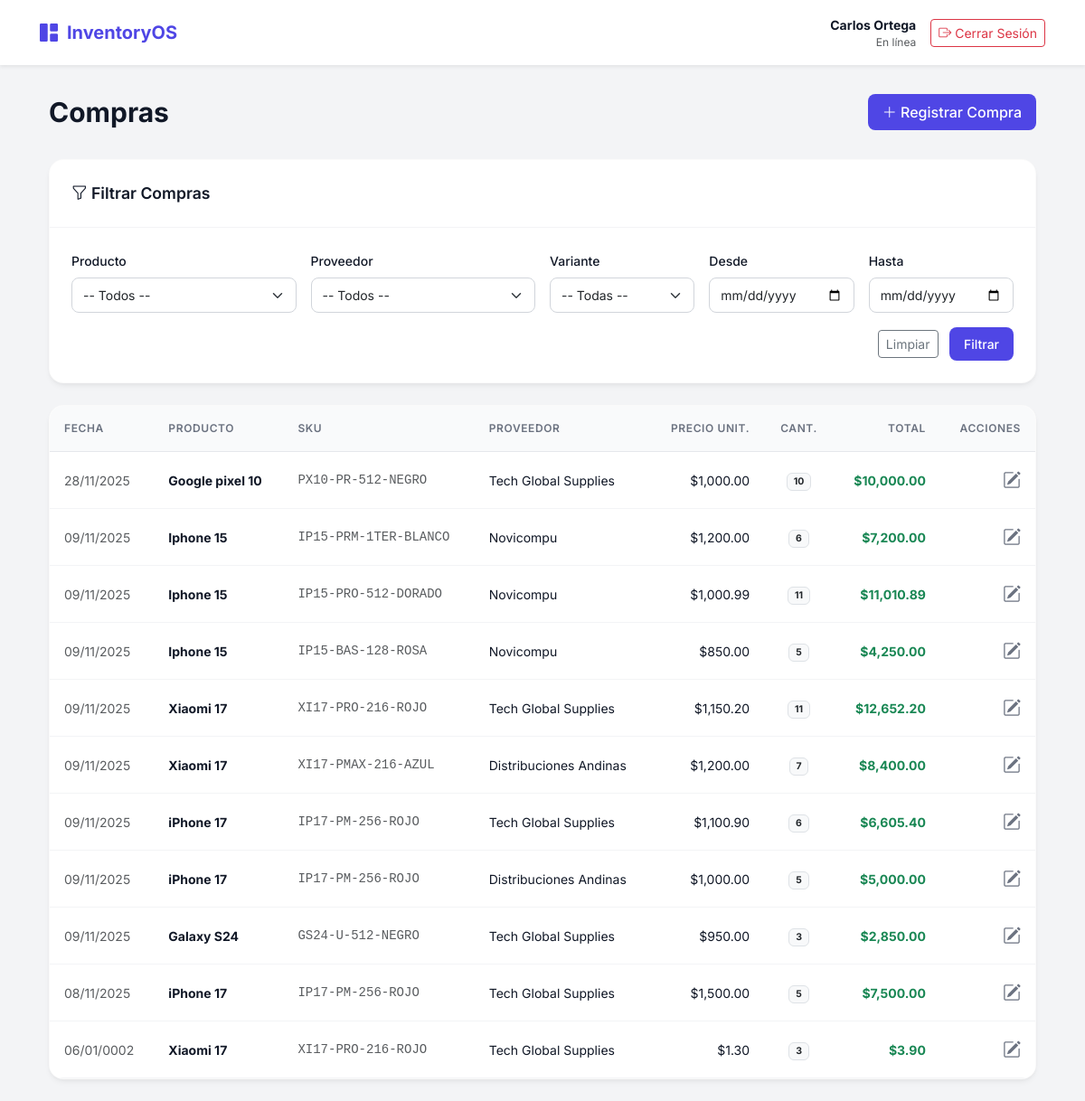
The app's page /create_modify_compra/listar_compra.php (signed in) with its own data.
### tables this page shows
CREATE TABLE `compras` (
  `id` int NOT NULL,
  `variante_id` int NOT NULL,
  `proveedor_id` int NOT NULL,
  `precio_unitario` decimal(10,2) NOT NULL,
  `cantidad` int NOT NULL,
  `fecha_compra` datetime NOT NULL DEFAULT CURRENT_TIMESTAMP
);

CREATE TABLE `productos` (
  `id` int NOT NULL,
  `nombre` varchar(150) NOT NULL,
  `marca_id` int NOT NULL,
  `descripcion` text
);

CREATE TABLE `variantes` (
  `id` int NOT NULL,
  `producto_id` int NOT NULL,
  `sku` varchar(100) NOT NULL,
  `precio` decimal(10,2) NOT NULL,
  `color_id` int DEFAULT NULL,
  `capacidad_id` int DEFAULT NULL,
  `modelo_id` int DEFAULT NULL
);

CREATE TABLE `proveedores` (
  `id` int NOT NULL,
  `nombres` varchar(100) NOT NULL,
  `nombre_empresa` varchar(100) NOT NULL,
  `direccion` varchar(200) DEFAULT NULL,
  `ciudad` varchar(50) DEFAULT NULL,
  `pais` varchar(50) DEFAULT NULL,
  `email` varchar(100) DEFAULT NULL,
  `telefono` varchar(50) DEFAULT NULL,
  `ruta` varchar(255) DEFAULT NULL
);

### create_modify_compra/listar_compra.php (the view, shortened to what this page needs)
<?php
include("../connect.php");
$f_desde = $_GET['desde'] ?? '';
$f_hasta = $_GET['hasta'] ?? '';
$sql = "SELECT c.id, c.fecha_compra, c.precio_unitario, c.cantidad, (c.precio_unitario * c.cantidad) AS total,
        v.sku, p.nombre AS producto, pr.nombre_empresa AS proveedor
        FROM compras c
        JOIN variantes v ON v.id = c.variante_id
        JOIN productos p ON p.id = v.producto_id
        JOIN proveedores pr ON pr.id = c.proveedor_id";
$sql .= ' ORDER BY c.fecha_compra DESC';
$stmt = $conn->prepare($sql);
$stmt->execute();
$res = $stmt->get_result();
?>
<!DOCTYPE html>
<html lang="es">
<head>
    <link href="https://cdn.jsdelivr.net/npm/bootstrap@5.3.0/dist/css/bootstrap.min.css" rel="stylesheet">
    <link rel="stylesheet" href="https://cdn.jsdelivr.net/npm/bootstrap-icons@1.11.0/font/bootstrap-icons.css">
</head>
<body>
<?php include '../navbar.php'; ?>
<div class="container px-4">
    <div class="page-header">
        <h1 class="page-title">Compras</h1>
        <a href="agregar_compra.php" class="btn btn-primary-custom">
            <i class="bi bi-plus-lg"></i> Registrar Compra
        </a>
    </div>
    <div class="card-custom mb-4">
        <div class="card-header-custom">
            <i class="bi bi-funnel"></i> Filtrar Compras
        </div>
        <div class="p-4">
            <form method="get" class="row g-3">
                <div class="col-md-3">
                    <label class="form-label">Producto</label>
                    <select name="producto_id" class="form-select">
                        <option value="">-- Todos --</option>
                    </select>
                </div>
                <div class="col-md-3">
                    <label class="form-label">Proveedor</label>
                    <select name="proveedor_id" class="form-select">
                        <option value="">-- Todos --</option>
                    </select>
                </div>
                <div class="col-md-2">
                    <label class="form-label">Variante</label>
                    <select name="variante_id" class="form-select">
                        <option value="">-- Todas --</option>
                    </select>
                </div>
                <div class="col-md-2">
                    <label class="form-label">Desde</label>
                    <input type="date" name="desde" class="form-control" value="<?php echo htmlspecialchars($f_desde); ?>">
                </div>
                <div class="col-md-2">
                    <label class="form-label">Hasta</label>
                    <input type="date" name="hasta" class="form-control" value="<?php echo htmlspecialchars($f_hasta); ?>">
                </div>
                <div class="col-12 text-end">
                    <a href="listar_compra.php" class="btn btn-outline-secondary btn-sm me-2">Limpiar</a>
                    <button type="submit" class="btn btn-primary-custom btn-sm">Filtrar</button>
                </div>
            </form>
        </div>
    </div>
    <div class="card-custom">
        <div class="table-responsive">
            <table class="table table-hover mb-0">
                <thead>
                    <tr>
                        <th>Fecha</th>
                        <th>Producto</th>
                        <th>SKU</th>
                        <th>Proveedor</th>
                        <th class="text-end">Precio Unit.</th>
                        <th class="text-center">Cant.</th>
                        <th class="text-end">Total</th>
                        <th class="text-end">Acciones</th>
                    </tr>
                </thead>
                <tbody>
                    <?php if($res && $res->num_rows>0): while($c=$res->fetch_assoc()): ?>
                    <tr>
                        <td class="text-muted"><?php echo date('d/m/Y', strtotime($c['fecha_compra'])); ?></td>
                        <td class="fw-bold"><?php echo htmlspecialchars($c['producto']); ?></td>
                        <td class="text-muted font-monospace small"><?php echo htmlspecialchars($c['sku']); ?></td>
                        <td><?php echo htmlspecialchars($c['proveedor']); ?></td>
                        <td class="text-end">$<?php echo number_format($c['precio_unitario'], 2); ?></td>
                        <td class="text-center"><span class="badge bg-light text-dark border"><?php echo $c['cantidad']; ?></span></td>
                        <td class="text-end fw-bold text-success">$<?php echo number_format($c['total'], 2); ?></td>
                        <td class="text-end">
                            <a href="editar_compra.php?id=<?php echo $c['id']; ?>" class="action-btn" title="Editar">
                                <i class="bi bi-pencil-square fs-5"></i>
                            </a>
                        </td>
                    </tr>
                    <?php endwhile; else: ?>
                    <tr><td colspan="8" class="text-center py-4 text-muted">Sin compras registradas</td></tr>
                    <?php endif; ?>
                </tbody>
            </table>
        </div>
    </div>
</div>
</body>
</html>

### navbar.php (shortened to what this page needs)
<?php
if (file_exists('connect.php')) {
    $home_link = 'principal.php';
    $logout_link = 'create_modify_user/logout.php';
} else {
    $home_link = '../principal.php';
    $logout_link = '../create_modify_user/logout.php';
}
?>
<nav class="navbar navbar-expand-lg navbar-light bg-white shadow-sm mb-4">
    <div class="container-fluid">
        <a class="navbar-brand fw-bold text-primary" href="<?php echo $home_link; ?>">
            <i class="bi bi-grid-1x2-fill"></i> InventoryOS
        </a>
        <div class="collapse navbar-collapse" id="navbarContent">
            <div class="d-flex align-items-center gap-3">
                <div class="text-end d-none d-md-block">
                    <div class="fw-bold small"><?php echo htmlspecialchars($_SESSION['nombre'] ?? 'Usuario'); ?></div>
                    <div class="text-muted" style="font-size: 0.75rem;">En línea</div>
                </div>
                <a href="<?php echo $logout_link; ?>" class="btn btn-outline-danger btn-sm">
                    <i class="bi bi-box-arrow-right"></i> Cerrar Sesión
                </a>
            </div>
        </div>
    </div>
</nav>

### create_modify_compra/listar_compra.php (style rules this page uses)
:root { --primary-color: #4f46e5; --bg-color: #f3f4f6; --card-bg: #ffffff; --text-main: #111827; --text-muted: #6b7280; }
body { background-color: var(--bg-color); font-family: 'Inter', sans-serif; color: var(--text-main); }
.navbar { background-color: var(--card-bg); box-shadow: 0 1px 3px 0 rgba(0, 0, 0, 0.1); padding: 1rem 2rem; }
.navbar-brand { font-weight: 700; color: var(--primary-color) !important; font-size: 1.25rem; display: flex; align-items: center; gap: 10px; }
.page-header { display: flex; justify-content: space-between; align-items: center; margin-bottom: 2rem; margin-top: 2rem; }
.page-title { font-size: 1.875rem; font-weight: 700; color: var(--text-main); margin: 0; }
.card-custom { background-color: var(--card-bg); border-radius: 16px; box-shadow: 0 4px 6px -1px rgba(0, 0, 0, 0.05), 0 2px 4px -1px rgba(0, 0, 0, 0.03); border: 1px solid rgba(0,0,0,0.02); overflow: hidden; margin-bottom: 1.5rem; }
.card-header-custom { padding: 1.5rem; border-bottom: 1px solid #f3f4f6; font-weight: 600; font-size: 1.1rem; }
.table thead th { background-color: #f9fafb; color: var(--text-muted); font-weight: 600; text-transform: uppercase; font-size: 0.75rem; letter-spacing: 0.05em; border-bottom: 1px solid #e5e7eb; padding: 1rem; }
.table tbody td { padding: 1rem; vertical-align: middle; border-bottom: 1px solid #f3f4f6; color: var(--text-main); font-size: 0.875rem; }
.btn-primary-custom { background-color: var(--primary-color); color: white; border: none; padding: 0.5rem 1rem; border-radius: 8px; font-weight: 500; transition: all 0.2s; }
.action-btn { color: var(--text-muted); transition: color 0.2s; }
.form-label { font-size: 0.875rem; font-weight: 500; color: var(--text-main); }
.form-control, .form-select { border-radius: 8px; border: 1px solid #d1d5db; padding: 0.5rem 0.75rem; font-size: 0.875rem; }

### records on screen
compras: fecha_compra "28/11/2025", productos.nombre "Google pixel 10", variante.sku "PX10-PR-512-NEGRO", proveedor.nombre_empresa "Tech Global Supplies", precio_unitario "1,000.00", cantidad "10", total "10,000.00"
compras: fecha_compra "09/11/2025", productos.nombre "Iphone 15", variante.sku "IP15-PRM-1TER-BLANCO", proveedor.nombre_empresa "Novicompu", precio_unitario "1,200.00", cantidad "6", total "7,200.00"
compras: fecha_compra "09/11/2025", productos.nombre "Iphone 15", variante.sku "IP15-PRO-512-DORADO", proveedor.nombre_empresa "Novicompu", precio_unitario "1,000.99", cantidad "11", total "11,010.89"
compras: fecha_compra "09/11/2025", productos.nombre "Iphone 15", variante.sku "IP15-BAS-128-ROSA", proveedor.nombre_empresa "Novicompu", precio_unitario "850.00", cantidad "5", total "4,250.00"
compras: fecha_compra "09/11/2025", productos.nombre "Xiaomi 17", variante.sku "XI17-PRO-216-ROJO", proveedor.nombre_empresa "Tech Global Supplies", precio_unitario "1,150.20", cantidad "11", total "12,652.20"
compras: fecha_compra "09/11/2025", productos.nombre "Xiaomi 17", variante.sku "XI17-PMAX-216-AZUL", proveedor.nombre_empresa "Distribuciones Andinas", precio_unitario "1,200.00", cantidad "7", total "8,400.00"
compras: fecha_compra "09/11/2025", productos.nombre "iPhone 17", variante.sku "IP17-PM-256-ROJO", proveedor.nombre_empresa "Tech Global Supplies", precio_unitario "1,100.90", cantidad "6", total "6,605.40"
compras: fecha_compra "09/11/2025", productos.nombre "iPhone 17", variante.sku "IP17-PM-256-ROJO", proveedor.nombre_empresa "Distribuciones Andinas", precio_unitario "1,000.00", cantidad "5", total "5,000.00"
compras: fecha_compra "09/11/2025", productos.nombre "Galaxy S24", variante.sku "GS24-U-512-NEGRO", proveedor.nombre_empresa "Tech Global Supplies", precio_unitario "950.00", cantidad "3", total "2,850.00"
compras: fecha_compra "08/11/2025", productos.nombre "iPhone 17", variante.sku "IP17-PM-256-ROJO", proveedor.nombre_empresa "Tech Global Supplies", precio_unitario "1,500.00", cantidad "5", total "7,500.00"
compras: fecha_compra "06/01/0002", productos.nombre "Xiaomi 17", variante.sku "XI17-PRO-216-ROJO", proveedor.nombre_empresa "Tech Global Supplies", precio_unitario "1.30", cantidad "3", total "3.90"

### other values on screen
$_SESSION['nombre'] "Carlos Ortega"
